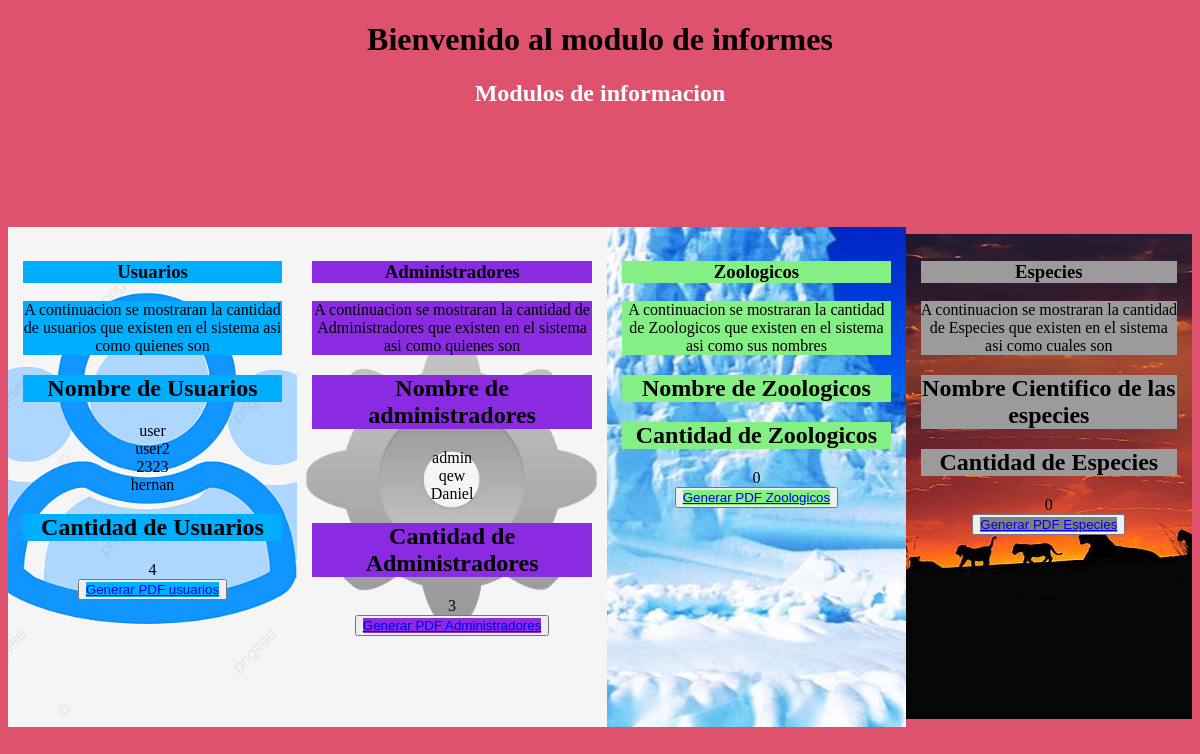
The app's page /informes.php with its own data.
### tables this page shows
CREATE TABLE `usuarios` (
  `codigo` int(5) NOT NULL,
  `usuario` varchar(50) NOT NULL,
  `clave` varchar(50) NOT NULL,
  `tipo_usuario` varchar(50) NOT NULL DEFAULT 'usuario',
  `respuesta1` varchar(50) NOT NULL,
  `respuesta2` varchar(50) NOT NULL
);

### informes.php (the view, shortened to what this page needs)
<?php
 $conexion=mysqli_connect("localhost","root","","zoo")
    ?>
<!DOCTYPE html>
<html lang="en">
<head>
    <link rel="stylesheet" href="styles.css">
</head>
<body>
    <h1 align="center" class="titulo">Bienvenido al modulo de informes</h1>
    <Section>
        <h2>Modulos de informacion</h2>
        <div class="container">
        <div class="carta">
            <h3 class="fondousu">Usuarios</h3>
            <p class="fondousu">A continuacion se mostraran la cantidad de usuarios que existen en el sistema asi como quienes son </p>
            <h2 class="fondousu">Nombre de Usuarios</h2>
            <?php
            $sql="SELECT usuario FROM usuarios WHERE tipo_usuario=\"usuario\" ";
            $result=mysqli_query($conexion,$sql);
            while($mostrar=mysqli_fetch_array($result))
            {
            ?>
             <?php echo $mostrar["usuario"] ?>
             <br>
            <?php
            }
            ?>
         <h2 class="fondousu">Cantidad de Usuarios </h2>
         <?php
           $sql="SELECT COUNT(usuario) AS cantidad FROM usuarios WHERE tipo_usuario=\"usuario\" ";
           $result=mysqli_query($conexion,$sql);
           while($mostrar=mysqli_fetch_array($result))
           {
           ?>
            <?php echo $mostrar["cantidad"] ?>
            <br>
           <?php
           }
           ?>
           <button><a href="informeusuarios.php" class="w-10 btn btn-lg btn-primary" style="background-color: rgb(0, 174, 255);" type="submit">Generar PDF usuarios</a></button>
        </div>
        <div class="carta">
            <h3 class="fondoadm">Administradores</h3>
            <p class="fondoadm">A continuacion se mostraran la cantidad de Administradores que existen en el sistema asi como quienes son</p>
            <h2 class="fondoadm">Nombre de administradores</h2>
            <?php
           $sql="SELECT usuario FROM usuarios WHERE tipo_usuario=\"administrador\" ";
           $result=mysqli_query($conexion,$sql);
           while($mostrar=mysqli_fetch_array($result))
           {
           ?>
            <?php echo $mostrar["usuario"] ?>
            <br>
           <?php
           }
           ?>
           <h2 class="fondoadm">Cantidad de Administradores</h2>
           <?php
           $sql="SELECT COUNT(usuario) AS cantidad FROM usuarios WHERE tipo_usuario=\"administrador\" ";
           $result=mysqli_query($conexion,$sql);
           while($mostrar=mysqli_fetch_array($result))
           {
           ?>
            <?php echo $mostrar["cantidad"] ?>
            <br>
           <?php
           }
           ?>
            <button><a href="informeadministradores.php" class="w-10 btn btn-lg btn-primary" style="background-color: blueviolet;" type="submit">Generar PDF Administradores</a></button>
        </div>
        <div class="carta">
            <h3 class="fondozoo">Zoologicos</h3>
            <p class="fondozoo">A continuacion se mostraran la cantidad de Zoologicos que existen en el sistema asi como sus nombres</p>
            <h2 class="fondozoo">Nombre de Zoologicos</h2>
           <h2 class="fondozoo">Cantidad de Zoologicos</h2>
           <?php
           $sql="SELECT COUNT(nombre) AS cantidad FROM zoo  ";
           $result=mysqli_query($conexion,$sql);
           while($mostrar=mysqli_fetch_array($result))
           {
           ?>
            <?php echo $mostrar["cantidad"] ?>
            <br>
           <?php
           }
           ?>
            <button><a href="informeszoologicos.php" class="w-10 btn btn-lg btn-primary" style="background-color: rgb(132, 239, 132);" type="submit">Generar PDF Zoologicos</a></button>
        </div>
        <div class="carta">
            <h3 class="fondoesp">Especies</h3>
            <p class="fondoesp">A continuacion se mostraran la cantidad de Especies que existen en el sistema asi como cuales son</p>
            <h2 class="fondoesp">Nombre Cientifico de las especies </h2>
           <h2 class="fondoesp">Cantidad de Especies</h2>
           <?php
           $sql="SELECT COUNT(nombre_cientifico) AS cantidad FROM especie  ";
           $result=mysqli_query($conexion,$sql);
           while($mostrar=mysqli_fetch_array($result))
           {
           ?>
            <?php echo $mostrar["cantidad"] ?>
            <br>
           <?php
           }
           ?>
            <button><a href="informeespecies.php" class="w-10 btn btn-lg btn-primary" style="background-color: grey;" type="submit">Generar PDF Especies</a></button>
        </div>
    </Section>
</body>
</html>

### styles.css (style rules this page uses)
body { background-color: rgb(223, 82, 110); color: rgb(255, 255, 255) }
.container { text-align: center; padding: 100px 0px; display: flex; height: 500px; }
h2 { text-align: center; }
.carta { padding: 15px; color: black; }
.carta:first-child { background-position: center; background-repeat: no-repeat; background-size: cover; background-image: url(img/usupru.jpg); }
.carta:nth-child(2) { background-image: url(img/admonpru.jpg); background-position: center; background-repeat: no-repeat; background-size: cover; }
.carta:nth-child(3) { background-image: url(img/popru.jpeg); background-position: center; background-repeat: no-repeat; }
.carta:nth-child(4) { background-image: url(img/prubani.jpg); background-position: center; background-repeat: no-repeat; }
.fondoadm { background-color: blueviolet; color:black; }
.fondousu { background-color: rgb(0, 174, 255); color:black; }
.fondozoo { background-color: rgb(132, 239, 132); color:black; }
.fondoesp { background-color: rgb(156, 154, 154); color:black; }
.titulo { color:black; }

### records on screen
usuarios: usuario "user"
usuarios: usuario "user2"
usuarios: usuario "2323"
usuarios: usuario "hernan"
usuarios: usuario "admin"
usuarios: usuario "qew"
usuarios: usuario "Daniel"

### other values on screen
$mostrar["cantidad"] "4"
$mostrar["cantidad"] "3"
$mostrar["cantidad"] "0"
